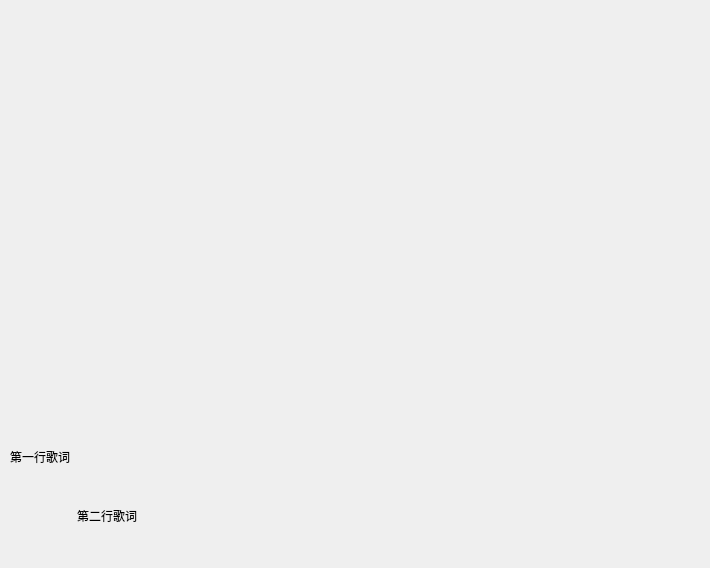
<?xml version="1.0" encoding="UTF-8"?>
<ui version="4.0">
 <class>Form</class>
 <widget class="QWidget" name="Form">
  <property name="geometry">
   <rect>
    <x>0</x>
    <y>0</y>
    <width>710</width>
    <height>568</height>
   </rect>
  </property>
  <property name="sizePolicy">
   <sizepolicy hsizetype="Fixed" vsizetype="Fixed">
    <horstretch>0</horstretch>
    <verstretch>0</verstretch>
   </sizepolicy>
  </property>
  <property name="minimumSize">
   <size>
    <width>710</width>
    <height>568</height>
   </size>
  </property>
  <property name="maximumSize">
   <size>
    <width>710</width>
    <height>568</height>
   </size>
  </property>
  <property name="windowTitle">
   <string>Form</string>
  </property>
  <property name="layoutDirection">
   <enum>Qt::LeftToRight</enum>
  </property>
  <property name="styleSheet">
   <string notr="true">border:none</string>
  </property>
  <layout class="QVBoxLayout" name="verticalLayout_3" stretch="0">
   <property name="spacing">
    <number>0</number>
   </property>
   <property name="leftMargin">
    <number>0</number>
   </property>
   <property name="topMargin">
    <number>0</number>
   </property>
   <property name="rightMargin">
    <number>0</number>
   </property>
   <property name="bottomMargin">
    <number>0</number>
   </property>
   <item>
    <layout class="QVBoxLayout" name="verticalLayout_2" stretch="3,1">
     <property name="spacing">
      <number>0</number>
     </property>
     <item>
      <spacer name="verticalSpacer_5">
       <property name="orientation">
        <enum>Qt::Vertical</enum>
       </property>
       <property name="sizeHint" stdset="0">
        <size>
         <width>20</width>
         <height>398</height>
        </size>
       </property>
      </spacer>
     </item>
     <item>
      <widget class="QFrame" name="frame">
       <property name="sizePolicy">
        <sizepolicy hsizetype="Preferred" vsizetype="Preferred">
         <horstretch>0</horstretch>
         <verstretch>0</verstretch>
        </sizepolicy>
       </property>
       <property name="styleSheet">
        <string notr="true">border:none;</string>
       </property>
       <property name="frameShape">
        <enum>QFrame::StyledPanel</enum>
       </property>
       <property name="frameShadow">
        <enum>QFrame::Raised</enum>
       </property>
       <widget class="QWidget" name="layoutWidget">
        <property name="geometry">
         <rect>
          <x>10</x>
          <y>10</y>
          <width>671</width>
          <height>101</height>
         </rect>
        </property>
        <layout class="QVBoxLayout" name="verticalLayout" stretch="4,1,4">
         <property name="spacing">
          <number>0</number>
         </property>
         <item>
          <layout class="QHBoxLayout" name="horizontalLayout" stretch="9,1">
           <property name="sizeConstraint">
            <enum>QLayout::SetDefaultConstraint</enum>
           </property>
           <item>
            <widget class="LrcLabel" name="lbl_firstRow">
             <property name="sizePolicy">
              <sizepolicy hsizetype="Preferred" vsizetype="Fixed">
               <horstretch>0</horstretch>
               <verstretch>0</verstretch>
              </sizepolicy>
             </property>
             <property name="minimumSize">
              <size>
               <width>529</width>
               <height>42</height>
              </size>
             </property>
             <property name="styleSheet">
              <string notr="true">border:none</string>
             </property>
             <property name="text">
              <string>第一行歌词</string>
             </property>
             <property name="scaledContents">
              <bool>true</bool>
             </property>
             <property name="textInteractionFlags">
              <set>Qt::NoTextInteraction</set>
             </property>
            </widget>
           </item>
           <item>
            <spacer name="horizontalSpacer">
             <property name="orientation">
              <enum>Qt::Horizontal</enum>
             </property>
             <property name="sizeHint" stdset="0">
              <size>
               <width>378</width>
               <height>20</height>
              </size>
             </property>
            </spacer>
           </item>
          </layout>
         </item>
         <item>
          <spacer name="verticalSpacer">
           <property name="orientation">
            <enum>Qt::Vertical</enum>
           </property>
           <property name="sizeHint" stdset="0">
            <size>
             <width>20</width>
             <height>13</height>
            </size>
           </property>
          </spacer>
         </item>
         <item>
          <layout class="QHBoxLayout" name="horizontalLayout_2" stretch="1,9">
           <property name="sizeConstraint">
            <enum>QLayout::SetDefaultConstraint</enum>
           </property>
           <item>
            <spacer name="horizontalSpacer_2">
             <property name="orientation">
              <enum>Qt::Horizontal</enum>
             </property>
             <property name="sizeHint" stdset="0">
              <size>
               <width>268</width>
               <height>20</height>
              </size>
             </property>
            </spacer>
           </item>
           <item>
            <widget class="LrcLabel" name="lbl_secondRow">
             <property name="sizePolicy">
              <sizepolicy hsizetype="MinimumExpanding" vsizetype="Fixed">
               <horstretch>0</horstretch>
               <verstretch>0</verstretch>
              </sizepolicy>
             </property>
             <property name="minimumSize">
              <size>
               <width>529</width>
               <height>42</height>
              </size>
             </property>
             <property name="styleSheet">
              <string notr="true">border:none</string>
             </property>
             <property name="text">
              <string>第二行歌词</string>
             </property>
             <property name="scaledContents">
              <bool>true</bool>
             </property>
             <property name="alignment">
              <set>Qt::AlignLeading|Qt::AlignLeft|Qt::AlignVCenter</set>
             </property>
             <property name="textInteractionFlags">
              <set>Qt::NoTextInteraction</set>
             </property>
            </widget>
           </item>
          </layout>
         </item>
        </layout>
       </widget>
      </widget>
     </item>
    </layout>
   </item>
  </layout>
 </widget>
 <customwidgets>
  <customwidget>
   <class>LrcLabel</class>
   <extends>QLabel</extends>
   <header>lrclabel.h</header>
  </customwidget>
 </customwidgets>
 <resources/>
 <connections/>
</ui>
